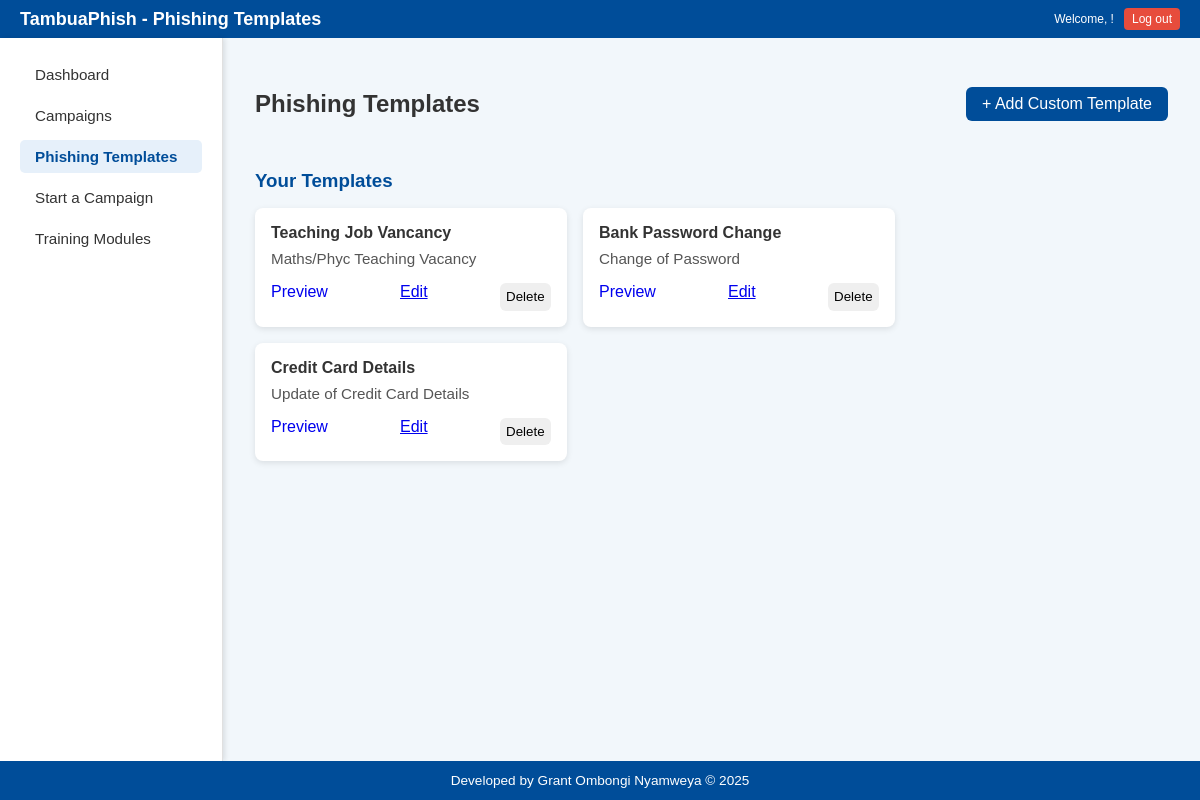
The page /phishing-templates (signed in) on the database as committed earlier.
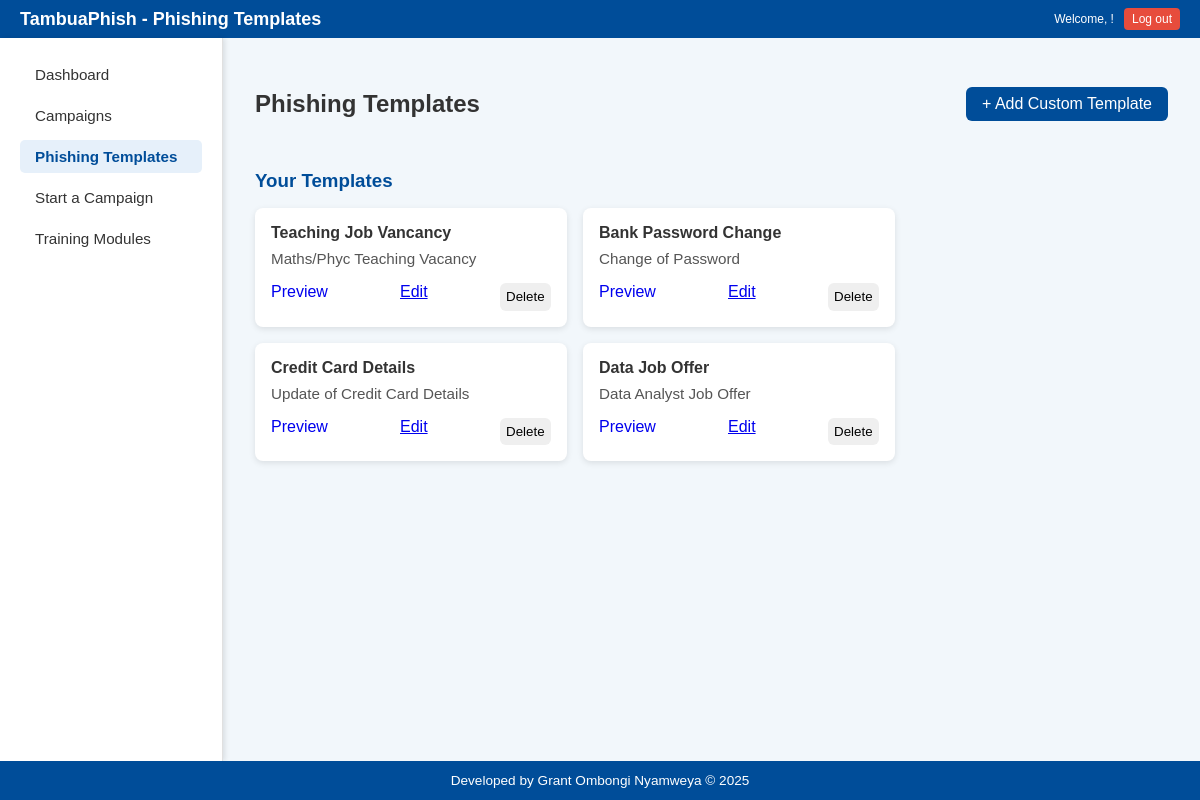
The same page on the database as committed later.
### models.py (models this page shows)
class CustomEmailTemplate(db.Model):
    id = db.Column(db.Integer, primary_key=True)
    user_id = db.Column(db.Integer, db.ForeignKey('user.id'), nullable=False)
    template_name = db.Column(db.String(100), nullable=False)
    sender_name = db.Column(db.String(100), nullable=False)
    subject = db.Column(db.String(200), nullable=False)
    email_body = db.Column(db.Text, nullable=False)

### routes.py (the view)
@routes_bp.route('/phishing-templates')
def phishing_templates():
    if 'username' not in session:
        return redirect(url_for('routes.login'))
    current_user = User.query.filter_by(username=session['username']).first()
    if not current_user:
        flash('User not found.', 'danger')
        return redirect(url_for('routes.login'))
    templates = CustomEmailTemplate.query.filter_by(user_id=current_user.id).all()
    return render_template('templates.html', templates=templates)

### templates/templates.html (shortened to what this page needs)
<!DOCTYPE html>
<html lang="en">
<head>
  <link rel="stylesheet" href="{{ url_for('static', filename='templates.css') }}" />
</head>
<body>
  <header class="main-header">
    <div class="header-left">
      <h1>TambuaPhish - Phishing Templates</h1>
    </div>
    <div class="header-right">
      <p>Welcome, {{ username }}!</p>
      <a href="{{ url_for('routes.logout') }}" class="logout-button">Log out</a>
    </div>
  </header>
  <div class="dashboard-wrapper">
    <aside class="sidebar">
      <nav>
        <ul>
          <li><a href="{{url_for('routes.dashboard')}}">Dashboard</a></li>
          <li><a href="{{url_for('routes.campaigns')}}">Campaigns</a></li>
          <li><a href="{{url_for('routes.phishing_templates')}}" class="active">Phishing Templates</a></li>
          <li><a href="{{url_for('routes.start_a_campaign')}}">Start a Campaign</a></li>
          <li><a href="{{url_for('routes.training_modules')}}">Training Modules</a></li>
        </ul>
      </nav>
    </aside>
    <div class="main-content">
      <div class="template-header">
        <h2>Phishing Templates</h2>
        <a href="{{ url_for('routes.create_custom_template') }}" id="add-template-btn" style="text-decoration: none;">+ Add Custom Template</a>
      </div>
        <div class="category">
          <h3>Your Templates</h3>
          <div class="template-list">
            {% for template in templates %}
            <div class="template-card custom">
              <h4>{{ template.template_name }}</h4>
              <p>{{ template.subject }}</p>
              <div class="template-actions">
                <form action="{{ url_for('routes.preview_template', template_id=template.id) }}" method="GET" style="display: inline;">
                  <a href="{{ url_for('routes.preview_template', template_id=template.id) }}" class="btn btn-primary" style="text-decoration: none;">Preview</a>
                </form>
                <a href="{{ url_for('routes.edit_template', template_id=template.id) }}" class="btn btn-sm btn-warning">Edit</a>
                <form action="{{ url_for('routes.delete_template', template_id=template.id) }}" method="POST" style="display: inline;">
                    <button type="submit" class="btn btn-sm btn-danger"
                        onclick="return confirm('Are you sure you want to delete this template?')">
                        Delete
                    </button>
                </form>
              </div>
            </div>
            {% else %}
            <p>No custom templates created yet.</p>
            {% endfor %}
          </div>
        </div>
      </div>
    </div>
  <footer>
    <p>Developed by Grant Ombongi Nyamweya &copy; 2025</p>
  </footer>
</body>
</html>

### static/templates.css (style rules this page uses)
body { margin: 0; font-family: Arial, sans-serif; background-color: #f2f7fb; color: #333; display: flex; flex-direction: column; min-height: 100vh; }
.dashboard-wrapper { display: flex; flex-grow: 1; }
.sidebar { width: 182px; background-color: #ffffff; padding: 20px; box-shadow: 2px 0 5px rgba(0, 0, 0, 0.1); border-right: 1px solid #e0e0e0; flex-shrink: 0; }
.sidebar nav ul { list-style: none; padding: 0; margin: 0; }
.sidebar nav ul li { margin-bottom: 8px; }
.sidebar nav ul li a { text-decoration: none; color: #333; display: block; padding: 8px 15px; border-radius: 5px; transition: background-color 0.3s ease, color 0.3s ease; font-size: 0.95rem; }
.sidebar nav ul li a:hover, .sidebar nav ul li a.active { background-color: #e6f0fa; color: #004d99; font-weight: bold; }
.main-content { flex-grow: 1; padding: 2rem; overflow-y: auto; }
.template-header { display: flex; justify-content: space-between; align-items: center; margin-bottom: 2rem; }
#add-template-btn { background-color: #004d99; color: white; padding: 0.5rem 1rem; border: none; border-radius: 6px; cursor: pointer; transition: background-color 0.3s; }
.category h3 { margin-bottom: 1rem; color: #004d99; }
.template-list { display: flex; flex-wrap: wrap; gap: 1rem; }
.template-card { background-color: white; border-radius: 8px; padding: 1rem; box-shadow: 0 2px 6px rgba(0, 0, 0, 0.1); width: 280px; display: flex; flex-direction: column; justify-content: space-between; }
.template-card h4 { margin: 0 0 0.5rem; color: #333; }
.template-card p { margin: 0 0 1rem; color: #555; font-size: 0.95rem; }
.template-actions { margin-top: auto; display: flex; justify-content: space-between; gap: 0.5rem; }
.template-actions button { flex: 1; padding: 0.4rem; border: none; border-radius: 6px; cursor: pointer; transition: background-color 0.3s, color 0.3s; outline: none; }
footer { text-align: center; padding: 0.75rem 1rem; background-color: #004d99; color: white; margin-top: auto; }
footer p { font-size: 0.85rem; margin: 0; padding: 0; }
.main-header { display: flex; justify-content: space-between; align-items: center; background: #004d99; color: white; padding: 8px 20px; }
.header-left h1 { margin: 0; font-size: 18px; }
.header-right { display: flex; align-items: center; gap: 10px; font-size: 12px; }
.header-right p { margin: 0; }
.logout-button { background-color: #e74c3c; color: white; text-decoration: none; padding: 4px 8px; font-size: 12px; border-radius: 4px; transition: background-color 0.2s; }

### templates/templates.html (style rules this page uses)
.main-header { display: flex; justify-content: space-between; align-items: center; background: #004d99; color: white; padding: 8px 20px; }
.header-left h1 { margin: 0; font-size: 18px; }
.header-right { display: flex; align-items: center; gap: 10px; font-size: 12px; }
.header-right p { margin: 0; }
.logout-button { background-color: #e74c3c; color: white; text-decoration: none; padding: 4px 8px; font-size: 12px; border-radius: 4px; transition: background-color 0.2s; }

Rows that differ between the two databases and show on the page:
added CustomEmailTemplate: template_name "Data Job Offer", subject "Data Analyst Job Offer"
